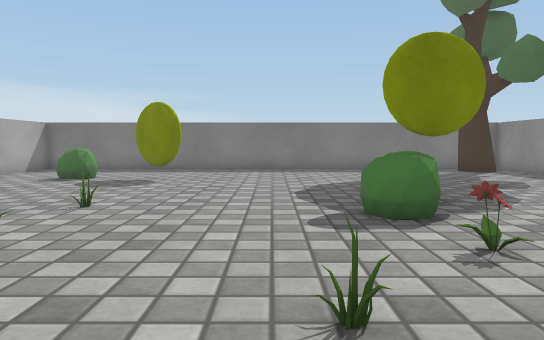
view 1 (above)

15 first-person views from a walk through a Unity game level. The camera is 0.57 m above the floor, tilts 4° down and sees 70° across. The floor is counted in squares, 0.5 m on a side. Each view is taken from the middle of a square. On the plan, view 1 faces up. The plan holds only what a view shows up to about 14 squares ahead; the rest is blank. The player character is not drawn. Some surface patterns are stand-ins.

view 2
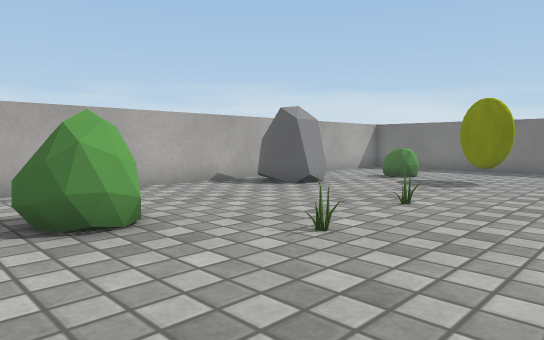

view 3
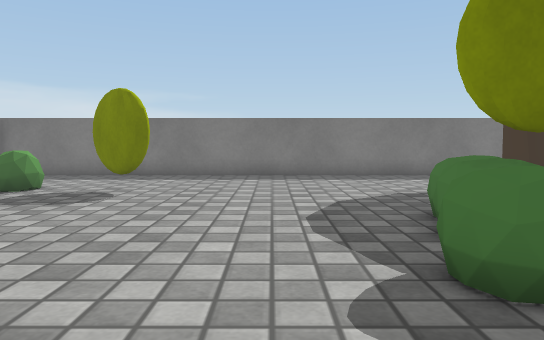

view 4
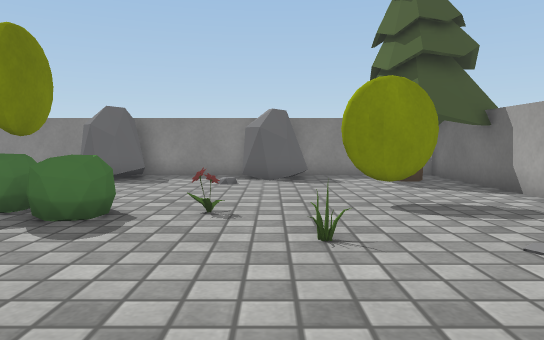

view 5
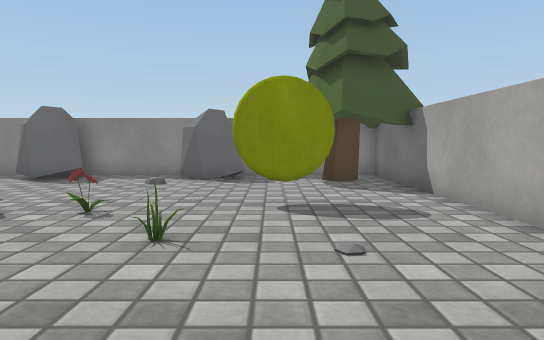

view 6
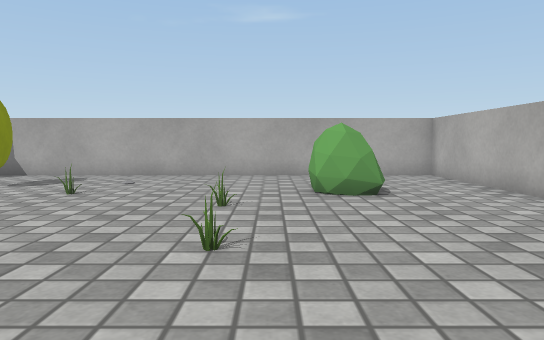

view 7
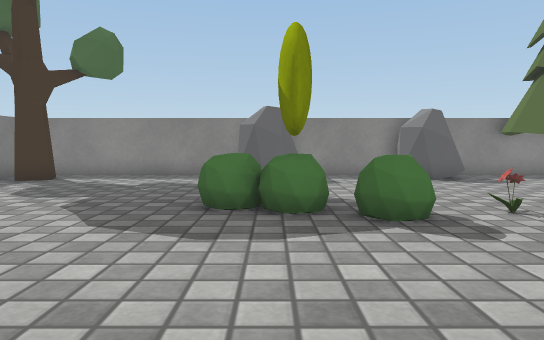

view 8
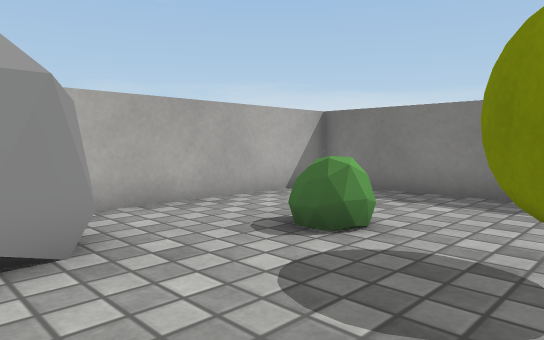

view 9
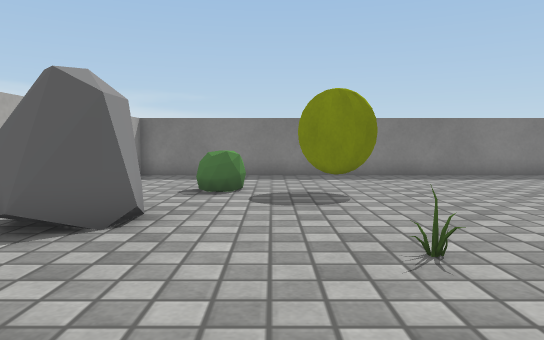

view 10
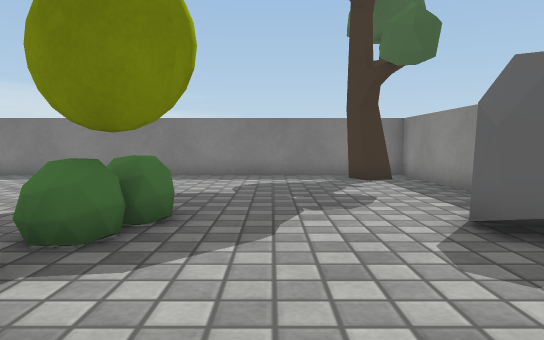

view 11
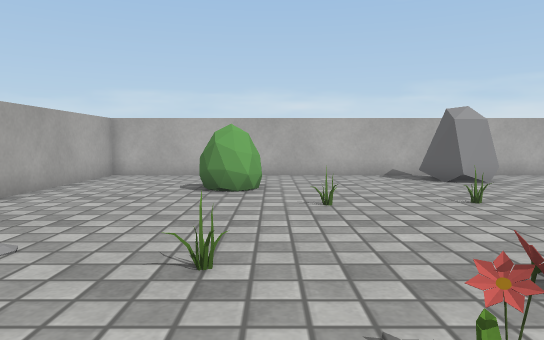

view 12
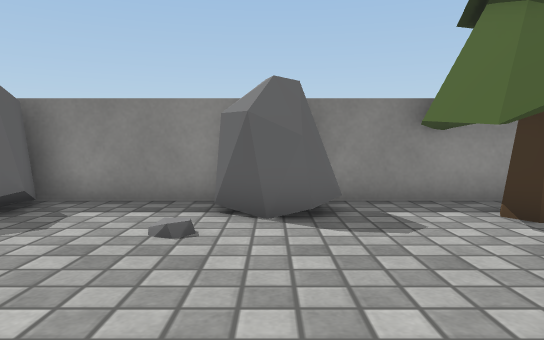

view 13
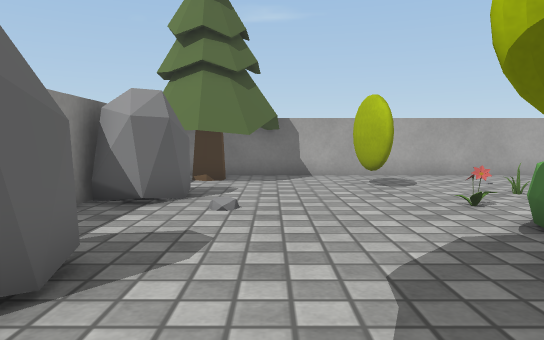

view 14
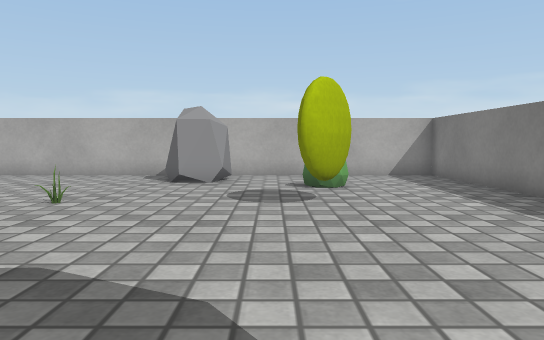

view 15
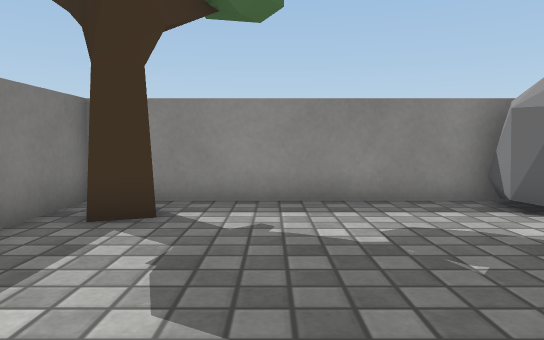

### Floor plan
Points are (right, up) in squares from view 1. A wall is a line through its corners. A room is listed if a view was taken in it or the views show most of it. See-through windows are left out.
Room 1 (views 1, 2, 3, 4, 5, 6, 7, 8, 9, 10, 11, 12, 13, 14, 15)
walls: (2.3, 7.7) (2.8, 7.8); (2.5, 7.8) (3, 7.8); (3.1, 7.4) (2.6, 7.5); (3.6, 7.8) (4.1, 7.5) (3.1, 7.3) (2.4, 7.5); (3.7, 7.5) (3.2, 7.4); (-2.9, 11.5) (-3.6, 11.7) (-4.2, 12.3) (-4.4, 12.6); (-3.1, 11.5) (-3.6, 11.7); (-3.3, 11.6) (-3.8, 11.9); (-3.4, 11.6) (-4.2, 12.2); (-3.1, 12.2) (-2.7, 11.7); (-3.2, 12.2) (-2.8, 11.8) (-2.7, 11.5); (3.3, 1.6) (3.6, 1.1) (3.7, 0.4); (-4, 12) (-4.4, 12.4); (3, 1.1) (3.1, 1.6); (3.5, 1.2) (3.7, 0.7) (3.7, 0.2); (-4, 12.6) (-3.5, 12.4); (3.1, 0.8) (3, 1.4) (3.1, 1.7); (3.1, 0.6) (3, 1.3); (3.4, -0.1) (3.1, 0.4); (3.5, -0.2) (3.3, 0) (3.1, 0.5); (-9.6, -2.6) (9.6, -2.6) (9.6, 16.6) (-9.6, 16.6) (-9.6, -2.6)
objects: rock (-9, 8) to (-7, 10); bush (-7, 12) to (-6, 13); bush (-6, 1) to (-5, 3); other object (-3, 4); other object (-3, 7); other object (1, 2); flower (2, 4); bush (2, 6) to (2, 7); bush (2, 7) to (3, 8); bush (3, 9); tree (6, -2) to (9, 1); rock (8, 2) to (9, 4); rock (8, 7) to (9, 9); tree (8, 15) to (9, 16)

Where each view was taken, in squares from view 1:
view 1: 0 up, 0 right, facing up
view 2: 0 up, 0 right, facing up-left
view 3: 3 up, 0 right, facing up
view 4: 3 up, 4 left, facing right
view 5: 1 up, 4 left, facing right
view 6: 11 up, 4 left, facing down
view 7: 8 up, 4 left, facing right
view 8: 8 up, 3 left, facing up-left
view 9: 3 up, 5 left, facing up
view 10: 3 up, 5 right, facing up
view 11: 3 up, 4 right, facing left
view 12: 3 up, 2 right, facing right
view 13: 11 up, 6 right, facing down
view 14: 11 up, 4 right, facing left
view 15: 13 up, 2 right, facing right
